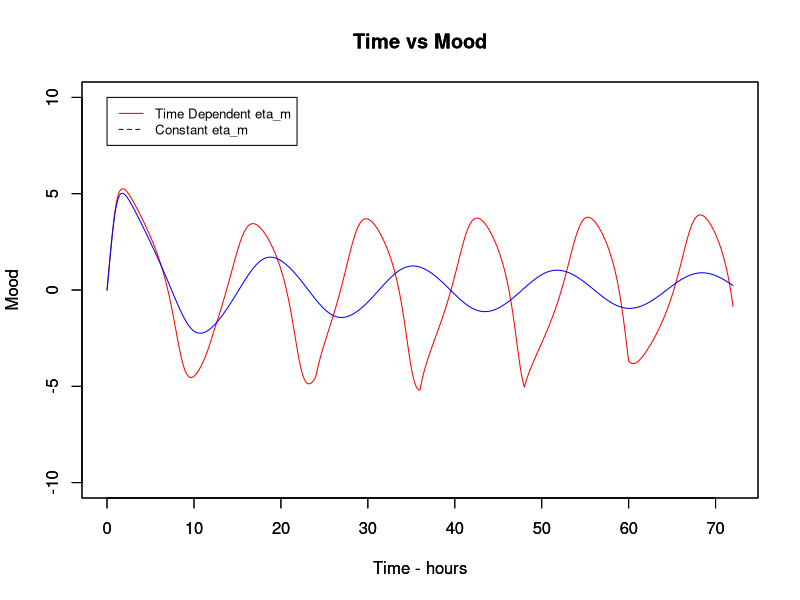
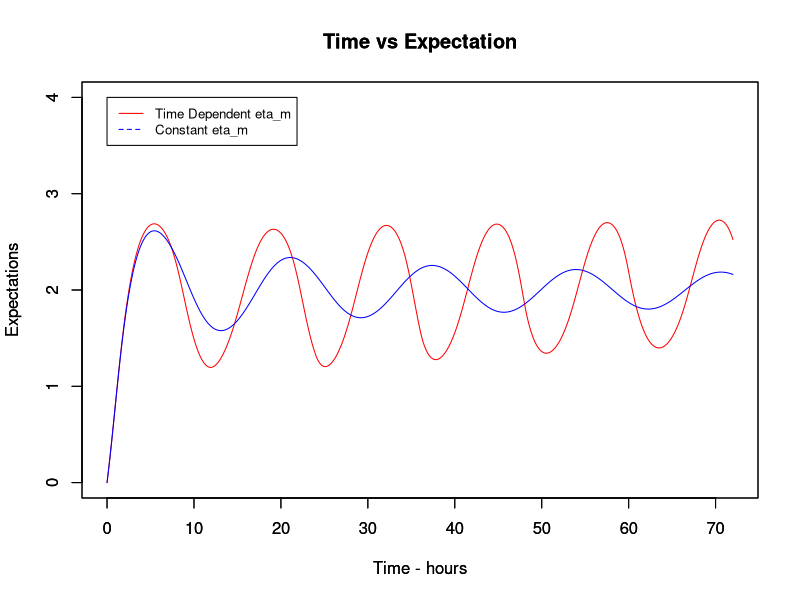
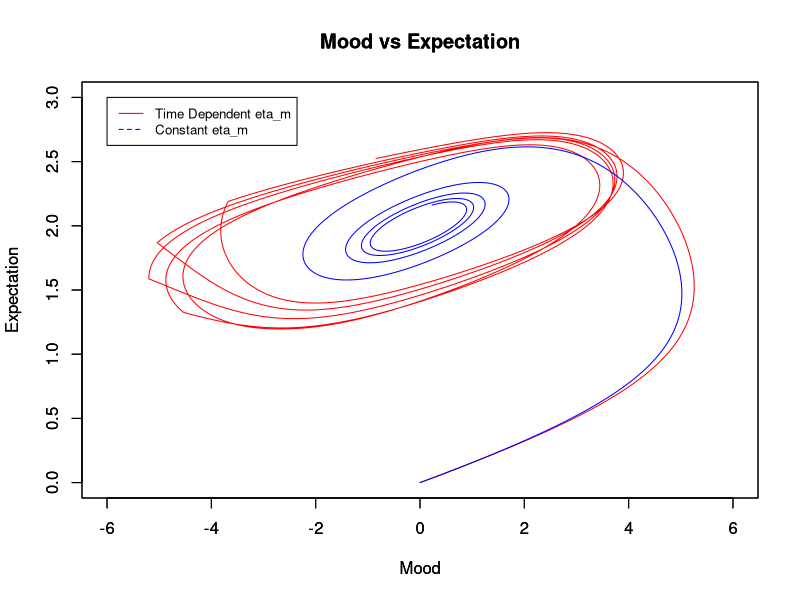

These figures' R source, in order: (Note: this script raises an error after producing the figures.)
#bipolar disorder function
#this code represents tom chou's initial differential equations for bipolar disorder
#the values for all the parameters are lifted from tom chou's code

#set parameters equal to constant values
m_scale <- 10*(2/3)
t_scale <- (100/30)*(6.5/8)
parameters <- c(eta_m = m_scale/t_scale, eta_v = 1/t_scale , f = 2/m_scale, r = 2, k = 1/t_scale, k_3 = 3/(t_scale*m_scale^2))

#set the initial values of the state variables
state <- c(M = 0, V = 0)

#this function represents the ordinary differential equations from tom chou's paper
bpd<-function(t, state, parameters) {
  with(as.list(c(state,parameters)),{ 
    dM <- eta_m*(f*M + r - V) - k*M - k_3*M^3
    dV <- eta_v*(f*M + r - V)
    
    list(c(dM,dV))
  })
}

#arbitrarily decided to simulate the model from t=0 to t=72, where time is measured as hours
times <- seq(0,72,by=.01)

#call the package that includes the function that we will use to solve the set of differential equations
library(deSolve)

#solve the differential equations and set them equal to a variable
out1 <- ode(y = state, times = times, func = bpd, parms = parameters)

#############################################################################

#this file contains the code for the time dependent function for eta_m

#declare the function
eta_m_new<-function(t) {
  values <- c(rep.int(0,length(t))) 
  #first, create a vector values that repeats the value 0 such that values is a vector of equal length to the input t full of 0
  for (i in seq_along(t)) { 
    #loop through each element of t essentially 
    if (t[i] > 12) { 
      #if the value of t is greater than 12, we are using modulus to find by how much t is greater than 12 and using this value to calculate the value for eta_m at that time t
      t <- t %% 12
      values[i] <- c(((m_scale/t_scale))*(1+(1/18))^((t[i])))
      #ith element of values equals eta_m as a function of t, which is modeled here
    }
    else if (t[i] <= 12) { 
      #this conditional is for the case that the time value is less than or equal to 12, in which case we don't have to alter t before calculating the value of eta_m at that point of time 
      values[i] <- c(((m_scale/t_scale))*(1+(1/18))^((t[i])))
    }
    
  } 
  return(values) 
  #return the vector that includes the values of eta_m that corresponds to specific times
}

###########################################################################

#bipolar disorder function
#this is the one that includes the time dependent eta_m value rather than setting it equal to a value as a parameter
#most of this code is the same as their original function's code
#comments on the lines that have been altered 

m_scale <- 10*(2/3)
t_scale <- (100/30)*(6.5/8)
parameters <- c(eta_v = 1/t_scale , f = 2/m_scale, r = 2, k = 1/t_scale, k_3 = 3/(t_scale*m_scale^2))
#in the above line, we removed eta_m from the list of parameters, because it is not a parameter anymore

state <- c(M = 0, V = 0)

#in the function below, we change the mention of eta_m to eta_m(t), which calls the time dependent function for eta_m that we wrote whenever ODE is used to solve this set of differential equations
bpd<-function(t, state, parameters) {
  with(as.list(c(state,parameters)),{ 
    dM <- eta_m_new(t)*(f*M + r - V) - k*M - k_3*M^3
    dV <- eta_v*(f*M + r - V)
    
    list(c(dM,dV))
  })
}

times <- seq(0,72,by=.01)

library(deSolve)

#solve the differential equations and set them equal to a different variable
out <- ode(y = state, times = times, func = bpd, parms = parameters)

##############################################################################

#this file includes the code used in conjunction with each other to graph the results from solving the set of ordinary differential equations

#plots time vs mood
plot(times,out[,2], type = "l", main = "Time vs Mood", xlab = "Time - hours", ylab = "Mood", xlim = c(0,72), ylim = c(-10,10), col = "red")
par(new=T)
plot(times,out1[,2], type = "l", main = "Time vs Mood", xlab = "Time - hours", ylab = "Mood", xlim = c(0,72), ylim = c(-10,10), col = "blue") 
par(new=T)
legend(0,10,legend=c("Time Dependent eta_m", "Constant eta_m"), col = c("red","blue"),lty=1:2,cex=.8)

#plots time vs expectation
plot(times,out[,3], type = "l", main = "Time vs Expectation", xlab = "Time - hours", ylab = "Expectations", xlim = c(0,72), ylim = c(0,4), col = "red")
par(new=T)
plot(times,out1[,3], type = "l", main = "Time vs Expectation", xlab = "Time - hours", ylab = "Expectations", xlim = c(0,72), ylim = c(0,4), col = "blue")
par(new=T)
legend(0,4,legend=c("Time Dependent eta_m", "Constant eta_m"), col = c("red","blue"),lty=1:2,cex=.8)

#phase diagram
plot(out[,2],out[,3], pch = ".", main = "Mood vs Expectation", xlab = "Mood", ylab = "Expectation", xlim = c(-6,6), ylim = c(0,3), col = "red", type = "l")
par(new=T)
plot(out1[,2],out1[,3], pch = ".", main = "Mood vs Expectation", xlab = "Mood", ylab = "Expectation", xlim = c(-6,6), ylim = c(0,3), col = "blue", type = "l")
legend(-6,3,legend=c("Time Dependent eta_m", "Constant eta_m"), col = c("red","blue"),lty=1:2,cex=.8)

#this plots time vs eta_m
plot(t, eta_m_new(t), type = "l", main = "Time vs eta_m_new", xlab = "Time - hours", ylab = "eta_m", xlim = c(0,50), ylim =c(0,5), col = "red")
par(new=T)
plot(t, c(rep.int((m_scale/t_scale),length(t))) , col="blue", xlab = "Time - hours", ylab = "eta_m", xlim = c(0,50), ylim =c(0,5),type="l")
legend(0,1,legend=c("Time Dependent eta_m", "Constant eta_m"), col = c("red","blue"),lty=1:2,cex=.8)
